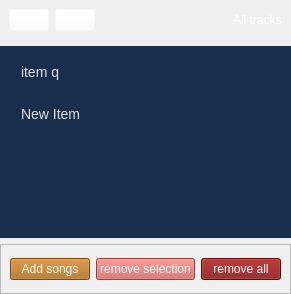
            <widget class="QWidget" name="page_2">
             <layout class="QVBoxLayout" name="verticalLayout_2">
              <property name="leftMargin">
               <number>0</number>
              </property>
              <property name="topMargin">
               <number>0</number>
              </property>
              <property name="rightMargin">
               <number>0</number>
              </property>
              <property name="bottomMargin">
               <number>0</number>
              </property>
              <item>
               <widget class="QFrame" name="frame_3">
                <property name="minimumSize">
                 <size>
                  <width>0</width>
                  <height>30</height>
                 </size>
                </property>
                <property name="styleSheet">
                 <string notr="true"/>
                </property>
                <property name="frameShape">
                 <enum>QFrame::NoFrame</enum>
                </property>
                <property name="frameShadow">
                 <enum>QFrame::Raised</enum>
                </property>
                <layout class="QHBoxLayout" name="horizontalLayout_4">
                 <item>
                  <widget class="QPushButton" name="back_to_home">
                   <property name="styleSheet">
                    <string notr="true">QPushButton{
	background-color: rgba(255,255,255,0);
}

QPushButton:hover{
	background-color: rgba(255,255,255,130);
}</string>
                   </property>
                   <property name="text">
                    <string/>
                   </property>
                   <property name="icon">
                    <iconset resource="resc.qrc">
                     <normaloff>:/resc/UI_V2/prev_page.png</normaloff>:/resc/UI_V2/prev_page.png</iconset>
                   </property>
                   <property name="iconSize">
                    <size>
                     <width>23</width>
                     <height>23</height>
                    </size>
                   </property>
                  </widget>
                 </item>
                 <item>
                  <widget class="QPushButton" name="back_to_list">
                   <property name="styleSheet">
                    <string notr="true">QPushButton{
	background-color: rgba(255,255,255,0);
}

QPushButton:hover{
	background-color: rgba(255,255,255,130);
}</string>
                   </property>
                   <property name="text">
                    <string/>
                   </property>
                   <property name="icon">
                    <iconset resource="resc.qrc">
                     <normaloff>:/resc/UI_V2/next_page.png</normaloff>:/resc/UI_V2/next_page.png</iconset>
                   </property>
                   <property name="iconSize">
                    <size>
                     <width>23</width>
                     <height>23</height>
                    </size>
                   </property>
                  </widget>
                 </item>
                 <item>
                  <spacer name="horizontalSpacer_5">
                   <property name="orientation">
                    <enum>Qt::Horizontal</enum>
                   </property>
                   <property name="sizeHint" stdset="0">
                    <size>
                     <width>40</width>
                     <height>20</height>
                    </size>
                   </property>
                  </spacer>
                 </item>
                 <item alignment="Qt::AlignHCenter">
                  <widget class="QLabel" name="page_label">
                   <property name="styleSheet">
                    <string notr="true">color: rgb(255, 255, 255);</string>
                   </property>
                   <property name="text">
                    <string>All tracks</string>
                   </property>
                  </widget>
                 </item>
                </layout>
               </widget>
              </item>
              <item>
               <widget class="QListWidget" name="play_list_widget">
                <property name="styleSheet">
                 <string notr="true">QListWidget {
    background-color: rgba(3, 25, 61,230);
    color: white;
    border: none;
    font-family: &quot;Segoe UI&quot;, sans-serif;
    font-size: 14px;
    padding: 5px;
    outline: none;
}

QListWidget::item {
    padding: 10px;
    margin: 2px;
    border-radius: 6px;
    color: #e0e0e0;
    background-color: transparent;
    border: 1px solid transparent;
}

QListWidget::item:hover {
    background-color: rgba(33, 150, 243, 0.1);  /* Light blue glow */
    border: 1px solid #2196f3;
}

QListWidget::item:selected {
    background-color: #2196f3;
    color: #ffffff;
    border: 1px solid #42a5f5;
}

QScrollBar:vertical {
    background: transparent;
    width: 8px;
}

QScrollBar::handle:vertical {
    background: #3e4a5a;
    min-height: 20px;
    border-radius: 4px;
}

QScrollBar::add-line:vertical,
QScrollBar::sub-line:vertical {
    height: 0px;
}

QScrollBar::add-page:vertical,
QScrollBar::sub-page:vertical {
    background: none;
}
</string>
                </property>
                <property name="frameShape">
                 <enum>QFrame::StyledPanel</enum>
                </property>
                <property name="frameShadow">
                 <enum>QFrame::Raised</enum>
                </property>
                <item>
                 <property name="text">
                  <string>item q</string>
                 </property>
                </item>
                <item>
                 <property name="text">
                  <string>New Item</string>
                 </property>
                </item>
               </widget>
              </item>
              <item>
               <widget class="QFrame" name="frame_2">
                <property name="minimumSize">
                 <size>
                  <width>0</width>
                  <height>50</height>
                 </size>
                </property>
                <property name="frameShape">
                 <enum>QFrame::StyledPanel</enum>
                </property>
                <property name="frameShadow">
                 <enum>QFrame::Raised</enum>
                </property>
                <layout class="QHBoxLayout" name="horizontalLayout_3">
                 <item>
                  <widget class="QPushButton" name="add_songs_to_library_btn">
                   <property name="font">
                    <font>
                     <family>Arial</family>
                    </font>
                   </property>
                   <property name="styleSheet">
                    <string notr="true">color: rgb(255, 255, 255);
background-color: rgb(170, 103, 18);
</string>
                   </property>
                   <property name="text">
                    <string>Add songs</string>
                   </property>
                   <property name="icon">
                    <iconset resource="resc.qrc">
                     <normaloff>:/resc/UI_V2/addFromLocal.png</normaloff>:/resc/UI_V2/addFromLocal.png</iconset>
                   </property>
                  </widget>
                 </item>
                 <item>
                  <widget class="QPushButton" name="remove_current_selection_btn">
                   <property name="font">
                    <font>
                     <family>Arial</family>
                    </font>
                   </property>
                   <property name="styleSheet">
                    <string notr="true">color: rgb(255, 255, 255);
background-color: rgb(208, 87, 82);</string>
                   </property>
                   <property name="text">
                    <string>remove selection</string>
                   </property>
                   <property name="icon">
                    <iconset resource="resc.qrc">
                     <normaloff>:/resc/UI_V2/clear.png</normaloff>:/resc/UI_V2/clear.png</iconset>
                   </property>
                  </widget>
                 </item>
                 <item>
                  <widget class="QPushButton" name="remove_all_songs_btn">
                   <property name="font">
                    <font>
                     <family>Arial</family>
                    </font>
                   </property>
                   <property name="styleSheet">
                    <string notr="true">color: rgb(255, 255, 255);
background-color: rgb(131, 14, 10);</string>
                   </property>
                   <property name="text">
                    <string>remove all</string>
                   </property>
                   <property name="icon">
                    <iconset resource="resc.qrc">
                     <normaloff>:/resc/UI_V2/remove.png</normaloff>:/resc/UI_V2/remove.png</iconset>
                   </property>
                  </widget>
                 </item>
                </layout>
               </widget>
              </item>
             </layout>
            </widget>
